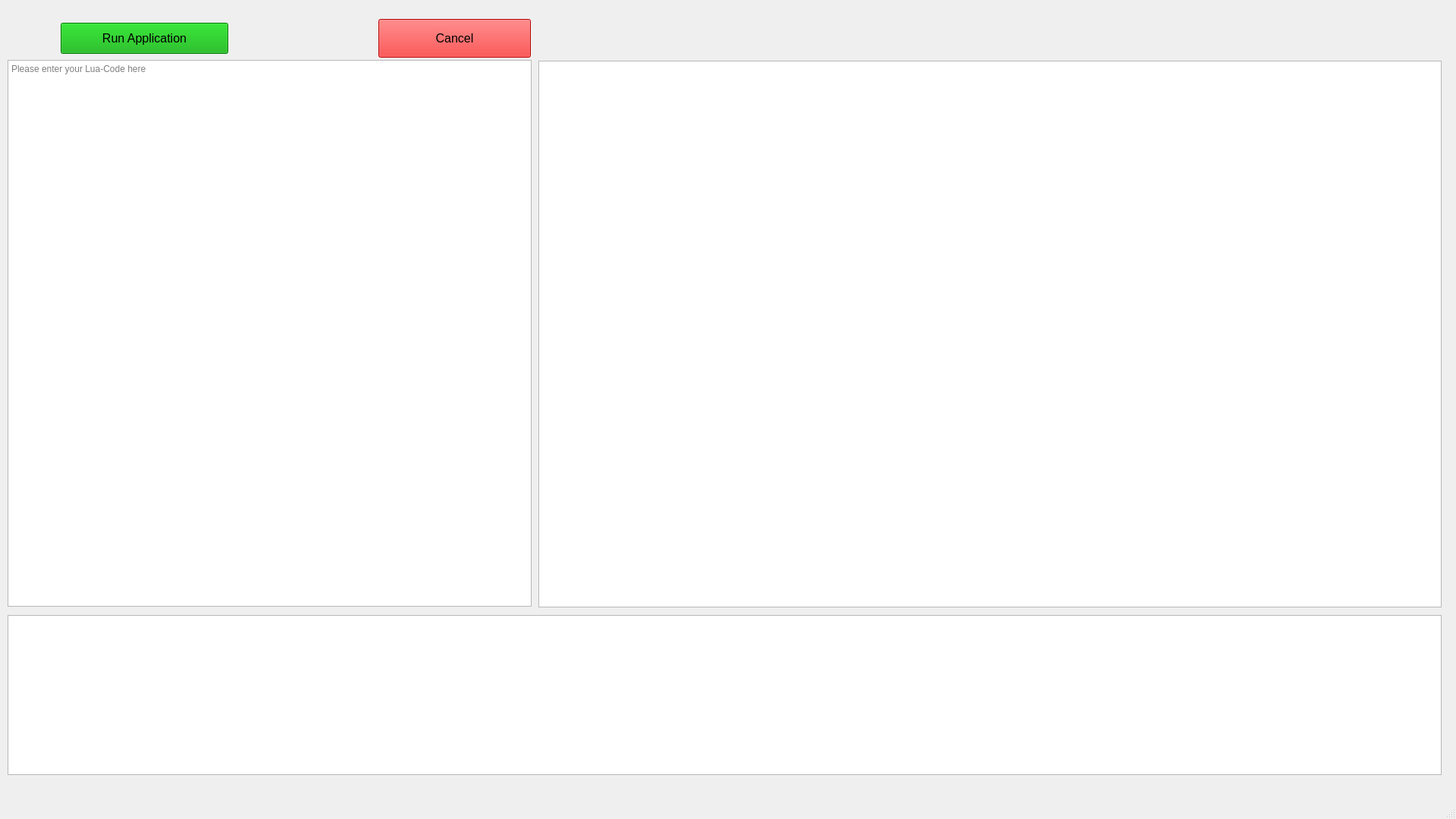
<?xml version="1.0" encoding="UTF-8"?>
<ui version="4.0">
 <class>Minilua</class>
 <widget class="QMainWindow" name="Minilua">
  <property name="geometry">
   <rect>
    <x>0</x>
    <y>0</y>
    <width>1920</width>
    <height>1080</height>
   </rect>
  </property>
  <property name="windowTitle">
   <string>Minilua</string>
  </property>
  <widget class="QWidget" name="centralwidget">
   <widget class="QTextBrowser" name="log">
    <property name="geometry">
     <rect>
      <x>10</x>
      <y>811</y>
      <width>1891</width>
      <height>211</height>
     </rect>
    </property>
   </widget>
   <widget class="QTextEdit" name="inputField">
    <property name="geometry">
     <rect>
      <x>10</x>
      <y>79</y>
      <width>691</width>
      <height>721</height>
     </rect>
    </property>
    <property name="styleSheet">
     <string notr="true"/>
    </property>
    <property name="placeholderText">
     <string>Please enter your Lua-Code here</string>
    </property>
   </widget>
   <widget class="QGraphicsView" name="graphics">
    <property name="geometry">
     <rect>
      <x>710</x>
      <y>80</y>
      <width>1191</width>
      <height>721</height>
     </rect>
    </property>
   </widget>
   <widget class="QPushButton" name="runButton">
    <property name="geometry">
     <rect>
      <x>80</x>
      <y>30</y>
      <width>221</width>
      <height>41</height>
     </rect>
    </property>
    <property name="font">
     <font>
      <pointsize>12</pointsize>
     </font>
    </property>
    <property name="styleSheet">
     <string notr="true">color: rgb(0, 0, 0);
background-color: rgb(0, 170, 0);</string>
    </property>
    <property name="text">
     <string>Run Application</string>
    </property>
   </widget>
   <widget class="QPushButton" name="cancelButton">
    <property name="geometry">
     <rect>
      <x>499</x>
      <y>25</y>
      <width>201</width>
      <height>51</height>
     </rect>
    </property>
    <property name="font">
     <font>
      <pointsize>12</pointsize>
     </font>
    </property>
    <property name="styleSheet">
     <string notr="true">color: rgb(0, 0, 0);
background-color: rgb(255, 0, 0);</string>
    </property>
    <property name="text">
     <string>Cancel</string>
    </property>
   </widget>
  </widget>
  <widget class="QStatusBar" name="statusbar"/>
 </widget>
 <resources/>
 <connections/>
</ui>
